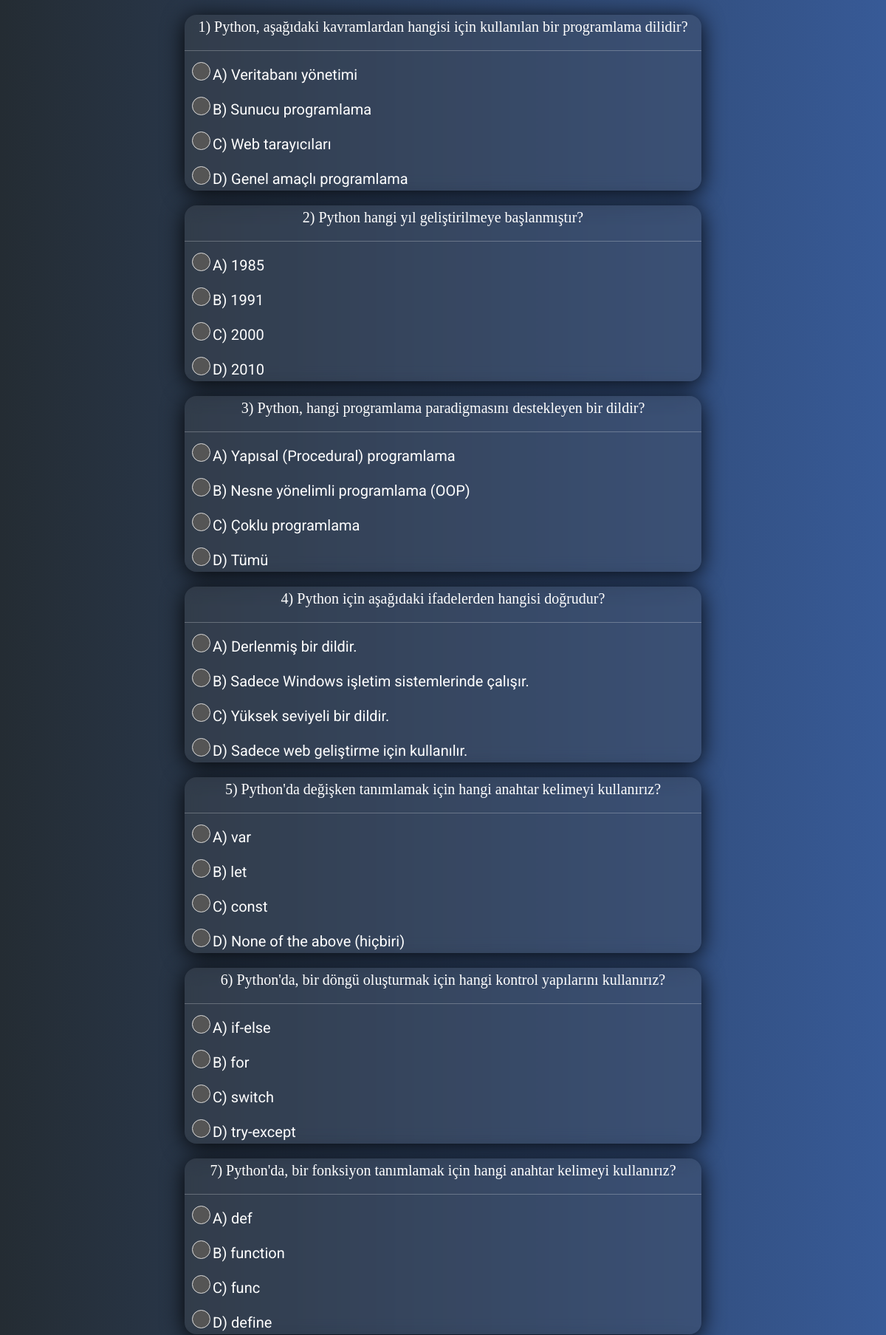
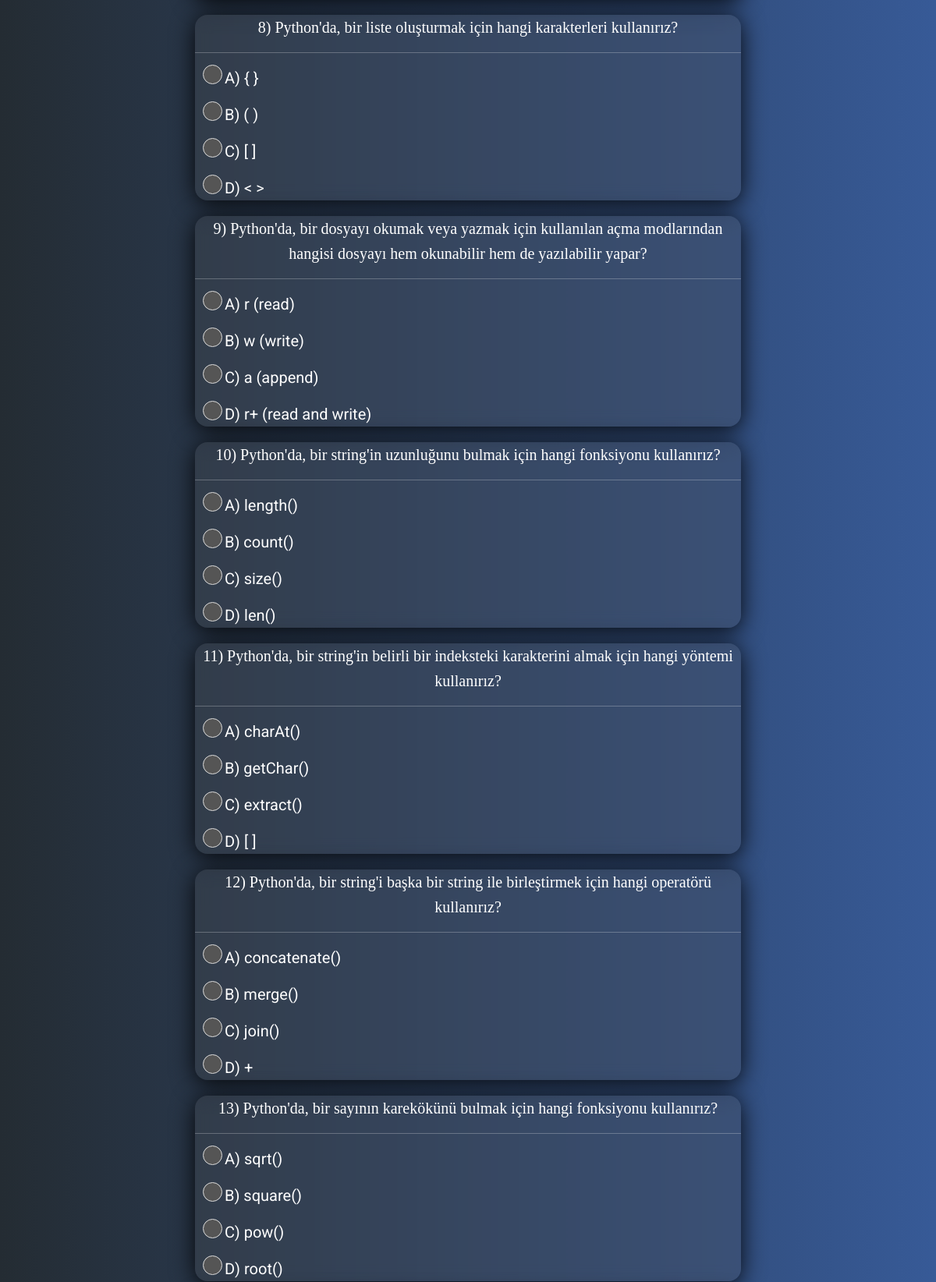
/Pythonquiz/ (upper part), run on the app's committed database (2 pictures, top to bottom).
### quiz/models.py (models this page shows, shortened)
class PythonQ(models.Model):
    question_text = models.CharField(max_length=200,null=True)
    option_a = models.CharField(max_length=100,null=True)
    option_b = models.CharField(max_length=100,null=True)
    option_c = models.CharField(max_length=100,null=True)
    option_d = models.CharField(max_length=100,null=True)
    correct_answer = models.CharField(max_length=1, choices=[('a', 'A'), ('b', 'B'), ('c', 'C'), ('d', 'D')],null=True)

### quiz/views.py (the view)
# urls.py: path('Pythonquiz/',pythonq, name="pythonq" ),
def pythonq(request):
    if request.method == 'POST':
        score = 0
        error_count = 0
        blank_count = 0
        wrong_pythonq = []
        pythonq = PythonQ.objects.all()
        total_pythonq = pythonq.count()
        for question in pythonq:
            selected_option = request.POST.get(str(question.id))
            if selected_option:
                if selected_option == question.correct_answer:
                    score += 10
                else:
                    error_count += 1
                    wrong_pythonq.append({
                        'question': question,
                        'selected_option': selected_option
                    })
            else:
                blank_count += 1
        success_percentage = "{:.2f}".format((score / ( total_pythonq * 10)) * 100)
        error_percentage = "{:.2f}".format((error_count /  total_pythonq) * 100)
        blank_percentage = "{:.2f}".format((blank_count /  total_pythonq) * 100)
        return render(request, 'sınav/pythonresult.html', {
            'score': score,
            'error_count': error_count,
            'blank_count': blank_count,
            'success_percentage': success_percentage,
            'error_percentage': error_percentage,
            'blank_percentage': blank_percentage,
            'wrong_pythonq': wrong_pythonq
        })
    else:
        pythonq = PythonQ.objects.all()
        return render(request, 'sınav/pythonquiz.html', {'pythonq': pythonq})

### quiz/templates/sınav/pythonquiz.html (shortened to what this page needs)
{% extends 'base.html' %}
{% load static %}
{% block body %}
<form method="post">
    {% for pythonq in pythonq %}
    <div class="soru">
         <div class="question">{{ pythonq.question_text }} <hr></div>
         <div id="options">
             <label class="options">
              <input type="radio" name="{{ pythonq.id }}" value="a"> A) {{ pythonq.option_a }}<br>
              <span class="checkmark"></span>
          </label>
          <label class="options">
            <input type="radio" name="{{ pythonq.id }}" value="b"> B) {{ pythonq.option_b }}<br>
              <span class="checkmark"></span>
          </label>
          <label class="options">
            <input type="radio" name="{{ pythonq.id }}" value="c"> C) {{ pythonq.option_c }}<br>
              <span class="checkmark"></span>
          </label>
          <label class="options">
            <input type="radio" name="{{ pythonq.id }}" value="d"> D) {{ pythonq.option_d }}<br>
              <span class="checkmark"></span>
          </label>
         </div>
        </div>
         {% endfor %}
  </form>
{% endblock body %}

### quiz/static/style.css (style rules this page uses)
*, *::before, *::after { margin: 0; padding: 0; box-sizing: border-box; }

### quiz/templates/sınav/pythonquiz.html (style rules this page uses)
body { background: #0045c5dc; background: -webkit-linear-gradient(to right, rgb(36, 44, 51), rgb(55, 90, 151)); background: linear-gradient(to right, rgb(36, 44, 51), rgb(55, 90, 151)) }
.soru { position: relative; margin: auto; width: 700px; height: auto; background: rgba(84, 83, 83, 0.24); border-radius: 16px; box-shadow: 0 4px 30px rgba(0, 0, 0, 0.9); backdrop-filter: blur(9.6px); -webkit-backdrop-filter: blur(9.6px); color:rgb(255, 255, 255) }
.soru .question { margin-top: 20px; font-family: 'Bruno Ace', cursive; font-size: 20px; text-align: center; }
#options { margin-left: 10px; }
.options { position: relative; padding-left: 10px; font-size: 20px !important; }
#options label { display: block; margin-top: 5px; margin-bottom: 15px; font-size: 14px; cursor: pointer; }
.checkmark { position: absolute; top: -1px; left: 0; height: 25px; width: 25px; background-color: #555; border: 1px solid #ddd; border-radius: 50%; }
.options .checkmark:after { content: ""; width: 10px; height: 10px; display: block; background: white; position: absolute; top: 50%; left: 50%; border-radius: 50%; transform: translate(-50%,-50%) scale(0); transition: 300ms ease-in-out 0s; }

### data on the page
PythonQ: question_text "1) Python, aşağıdaki kavramlardan hangisi için kullanılan bir programlama dilidir?", option_a "Veritabanı yönetimi", option_b "Sunucu programlama", option_c "Web tarayıcıları", option_d "Genel amaçlı programlama"
PythonQ: question_text "2) Python hangi yıl geliştirilmeye başlanmıştır?", option_a "1985", option_b "1991", option_c "2000", option_d "2010"
PythonQ: question_text "3) Python, hangi programlama paradigmasını destekleyen bir dildir?", option_a "Yapısal (Procedural) programlama", option_b "Nesne yönelimli programlama (OOP)", option_c "Çoklu programlama", option_d "Tümü"
PythonQ: question_text "4) Python için aşağıdaki ifadelerden hangisi doğrudur?", option_a "Derlenmiş bir dildir.", option_b "Sadece Windows işletim sistemlerinde çalışır.", option_c "Yüksek seviyeli bir dildir.", option_d "Sadece web geliştirme için kullanılır."
PythonQ: question_text "5) Python'da değişken tanımlamak için hangi anahtar kelimeyi kullanırız?", option_a "var", option_b "let", option_c "const", option_d "None of the above (hiçbiri)"
PythonQ: question_text "6) Python'da, bir döngü oluşturmak için hangi kontrol yapılarını kullanırız?", option_a "if-else", option_b "for", option_c "switch", option_d "try-except"
PythonQ: question_text "7) Python'da, bir fonksiyon tanımlamak için hangi anahtar kelimeyi kullanırız?", option_a "def", option_b "function", option_c "func", option_d "define"
PythonQ: question_text "8) Python'da, bir liste oluşturmak için hangi karakterleri kullanırız?", option_a "{ }", option_b "( )", option_c "[ ]", option_d "< >"
PythonQ: question_text "9) Python'da, bir dosyayı okumak veya yazmak için kullanılan açma modlarından hangisi dosyayı hem okunabilir hem de yazılabilir yapar?", option_a "r (read)", option_b "w (write)", option_c "a (append)", option_d "r+ (read and write)"
PythonQ: question_text "10) Python'da, bir string'in uzunluğunu bulmak için hangi fonksiyonu kullanırız?", option_a "length()", option_b "count()", option_c "size()", option_d "len()"
PythonQ: question_text "11) Python'da, bir string'in belirli bir indeksteki karakterini almak için hangi yöntemi kullanırız?", option_a "charAt()", option_b "getChar()", option_c "extract()", option_d "[ ]"
PythonQ: question_text "12) Python'da, bir string'i başka bir string ile birleştirmek için hangi operatörü kullanırız?", option_a "concatenate()", option_b "merge()", option_c "join()", option_d "+"
PythonQ: question_text "13) Python'da, bir sayının karekökünü bulmak için hangi fonksiyonu kullanırız?", option_a "sqrt()", option_b "square()", option_c "pow()", option_d "root()"
